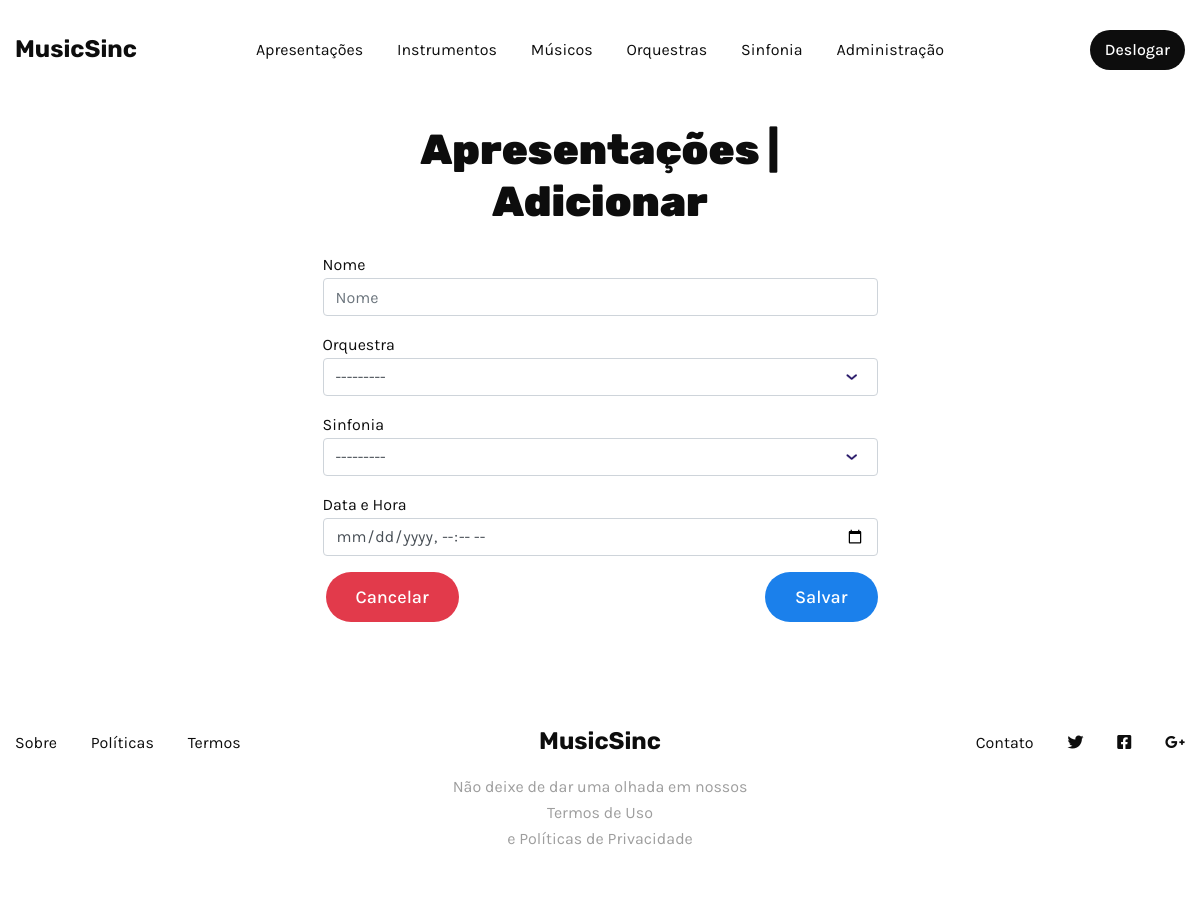
Before: /apresentacoes/criar/ (signed in) with the older database file.
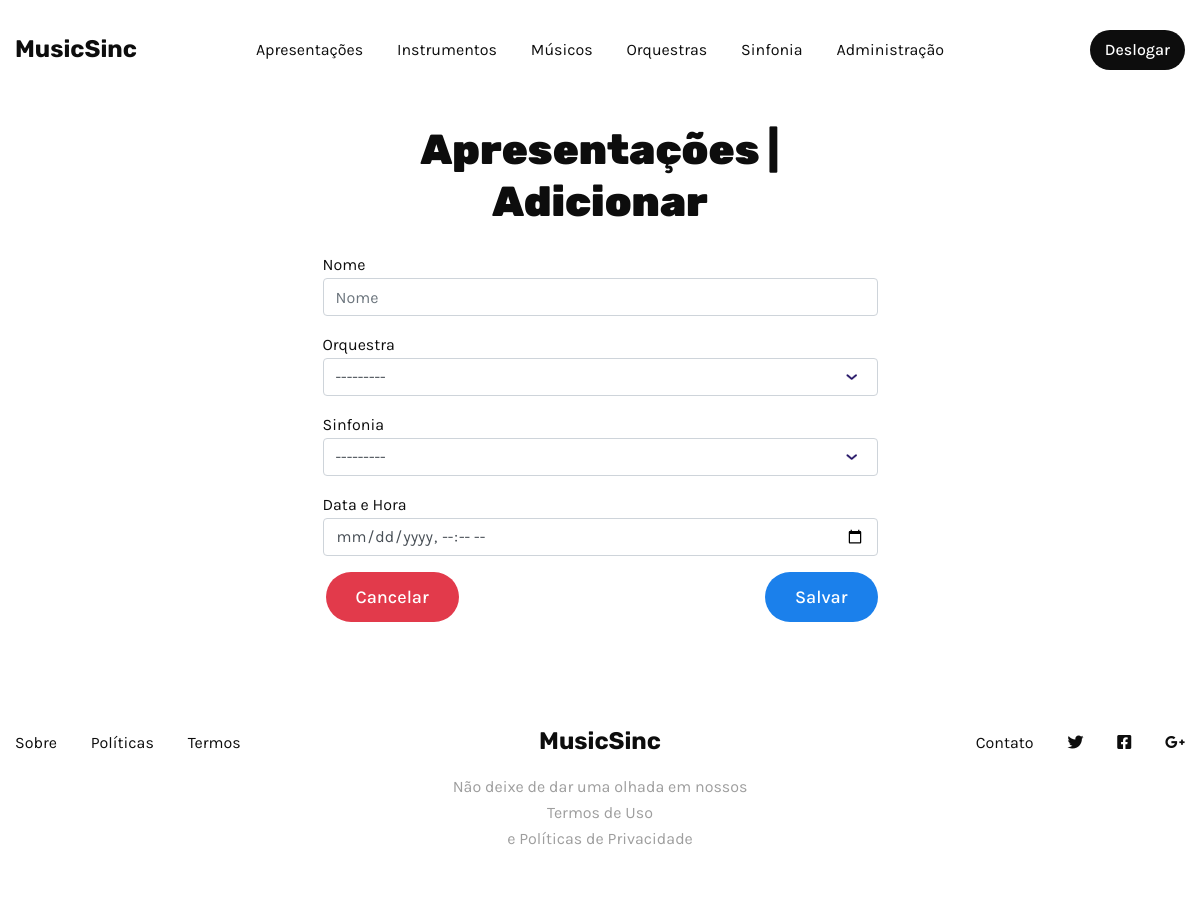
After: the same page with the newer database file.
### core/models.py (models this page shows)
class Orquestra(models.Model):
    nome = models.CharField(max_length=80)
    cidade = models.CharField(max_length=60)
    pais = models.CharField(max_length=30)
    dt_criacao = models.DateTimeField(auto_now_add=True)
    musicos = models.ManyToManyField(Musico)
    class Meta:
        verbose_name = 'Orquestras'
        verbose_name_plural = 'Orquestras'
    def __str__(self):
        return self.nome

class Sinfonia(models.Model):
    nome = models.CharField(max_length=40)
    compositor = models.ForeignKey(Musico, on_delete=models.CASCADE)
    dt_criacao = models.DateTimeField(auto_now_add=True)
    class Meta:
        verbose_name = 'Sinfonia'
        verbose_name_plural = 'Sinfonias'
    def __str__(self):
        return self.nome

### apresentacao/views.py (the view)
# urls.py: path('criar/', views.ApresentacaoCreateView.as_view(), name='create'),
class ApresentacaoCreateView(LoginRequiredMixin, CreateView):
    model = Apresentacao
    template_name = 'apresentacao/criar_apresentacao.html'
    fields = ['nome', 'orquestra', 'sinfonia', 'dt_apresentacao']
    success_url = reverse_lazy('apresentacao:read')
    login_url='login'

### apresentacao/templates/apresentacao/criar_apresentacao.html (shortened to what this page needs)
{% extends "base.html" %}
{% block content %}
{% include 'components/nav_tables.html' %}
<div class="col-12 d-flex flex-column align-items-center my-4">
    <div class="col-md-6">
        <h3 class="text-center mb-4">Apresentações | {% if object %}Editar{% else %}Adicionar{% endif %}</h3>
    <div class="mt-4">
        <form method="post" action="{% if object %}{% url 'apresentacao:update' object.pk %}{% else %}{% url 'apresentacao:create' %}{% endif %}">
            <div class="form-group">
                <label for="{{ form.nome.id_for_label }}">Nome</label>
                <input class="form-control" id="{{ form.nome.id_for_label }}" type="text"
                    placeholder="Nome" name="{{ form.nome.html_name }}" >
            </div>
            <div class="form-group">
                <label for="{{ form.orquestra.id_for_label }}">Orquestra</label>
                <select class="form-control" id="{{ form.orquestra.id_for_label }}" name="{{ form.orquestra.html_name }}">
                    {% for orquestra in form.orquestra.field.choices %}
                        <option value="{{ orquestra.0 }}" {% if orquestra.0 == form.orquestra.value %}selected{% endif %}>{{ orquestra.1 }}</option>
                    {% endfor %}
                </select>
            </div>
            <div class="form-group">
                <label for="{{ form.sinfonia.id_for_label }}">Sinfonia</label>
                <select class="form-control" id="{{ form.sinfonia.id_for_label }}" name="{{ form.sinfonia.html_name }}">
                    {% for sinfonia in form.sinfonia.field.choices %}
                        <option value="{{ sinfonia.0 }}" {% if sinfonia.0 == form.sinfonia.value %}selected{% endif %}>{{ sinfonia.1 }}</option>
                    {% endfor %}
                </select>
            </div>
            <div class="form-group">
                <label for="{{ form.dthr_apresentacao.id_for_label }}">Data e Hora</label>
                <input class="form-control" id="{{ form.dthr_apresentacao.id_for_label }}" type="datetime-local"
                    placeholder="Nome" name="{{ form.dthr_apresentacao.html_name }}" >
            </div>
            <div class="d-flex justify-content-between align-items-center">
                <a href="{% url 'apresentacao:read' %}" class="btn btn-danger ml-3 cancelar-btn">Cancelar</a>
                <button type="submit" class="btn btn-primary salvar-btn">Salvar</button>
            </div>
        </form>
    </div>
    </div>
</div>
{% endblock %}

Changed rows visible on the page:
added Orquestra: orquestra "---------"
added Sinfonia: sinfonia "---------"
Other visible differences:
form field orquestra: "---------" → (not shown)
form field sinfonia: "---------" → (not shown)
